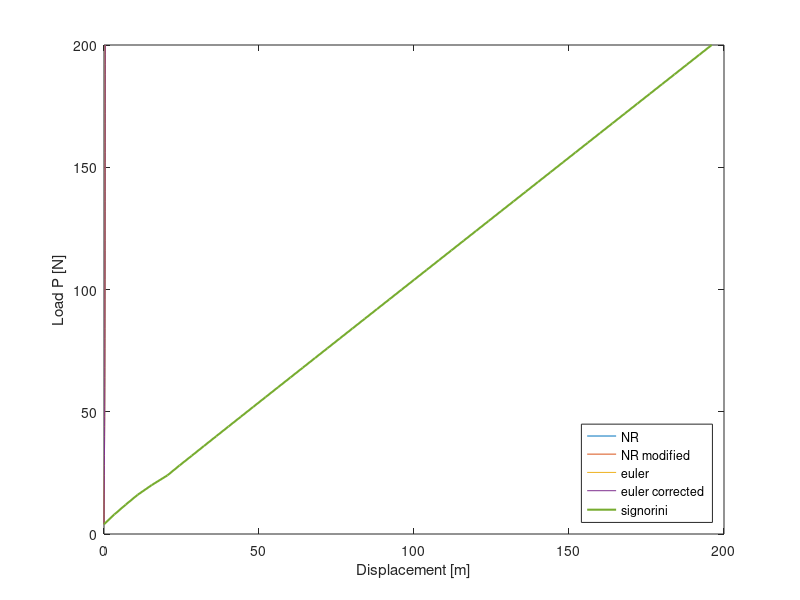

Here is the MATLAB script that generated this plot:
% clear 
% close all
% clc
% 
% NR_modified_method;
% NR_method;
% euler_correction_method;
% euler_method;

close all
clear load

NR = load('NR.mat');
NR_modified = load('NR_modified.mat', 'D_plot');
euler = load('euler_method.mat', 'D_plot');
euler_correction = load('euler_correction.mat', 'D_plot');
load_v = load('NR.mat', 'P_plot');
close all

figure()
plot(NR.D_plot, load_v.P_plot)
hold on
plot(NR_modified.D_plot, load_v.P_plot)
plot(euler.D_plot, load_v.P_plot)
plot(euler_correction.D_plot, load_v.P_plot)
plot(NR.signorini_plot, load_v.P_plot, '-', 'LineWidth',1.5 )
legend('NR', 'NR modified', 'euler', 'euler corrected', 'signorini','Location','southeast')
xlabel('Displacement [m]')
ylabel('Load P [N]')